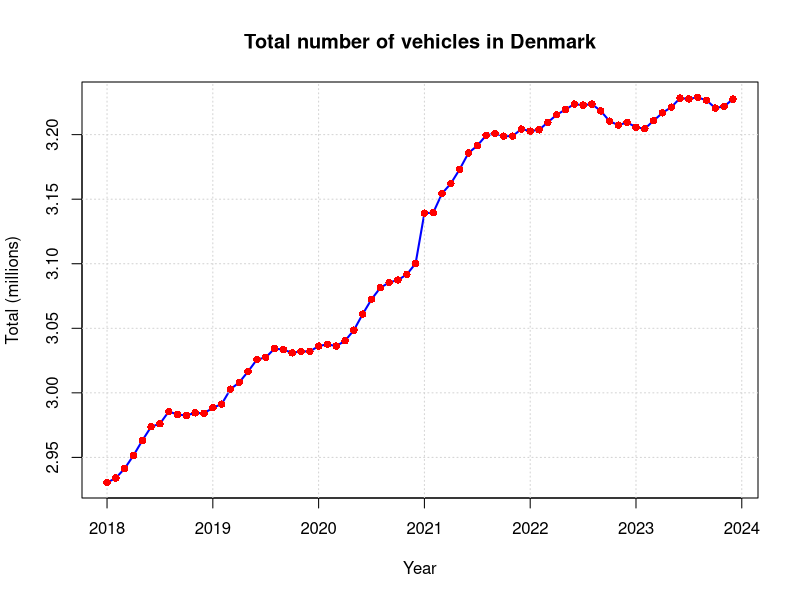
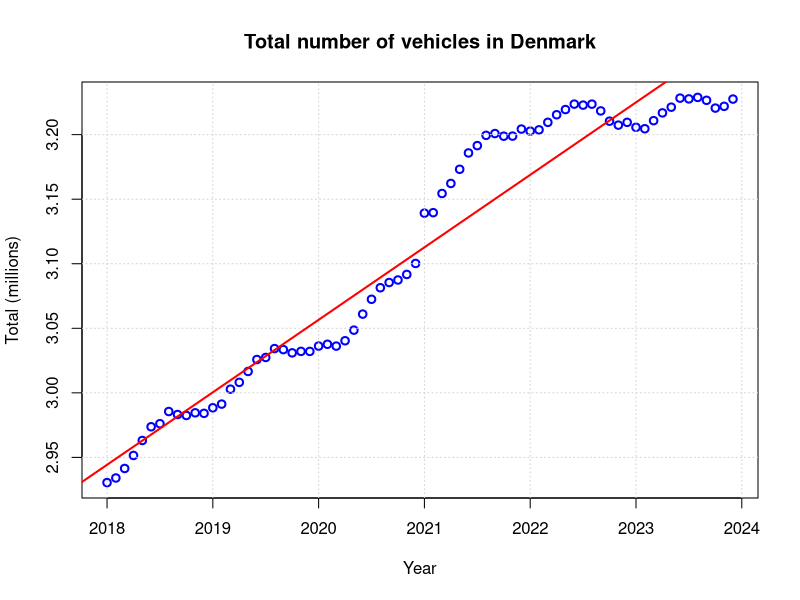
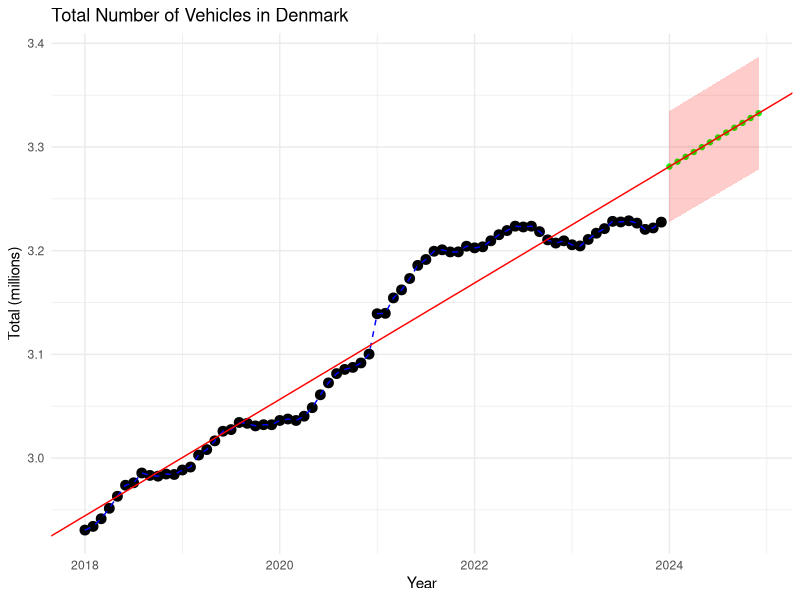
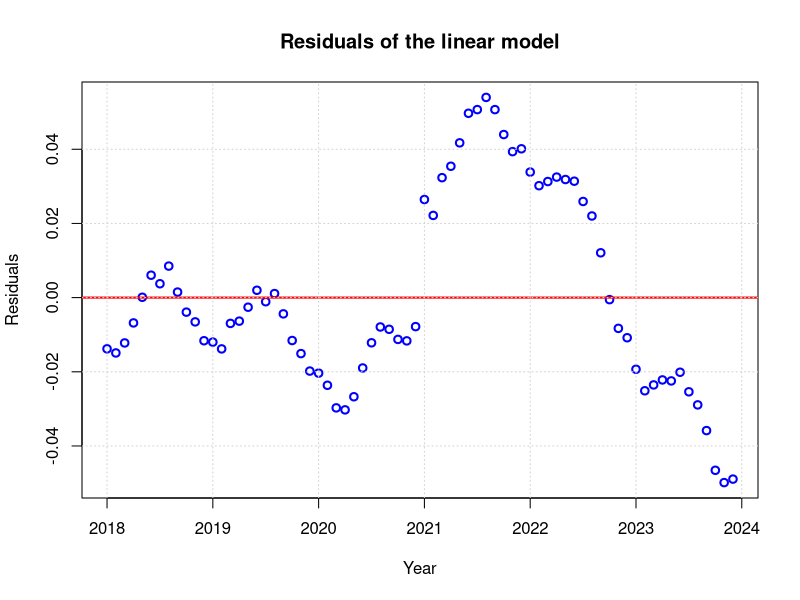
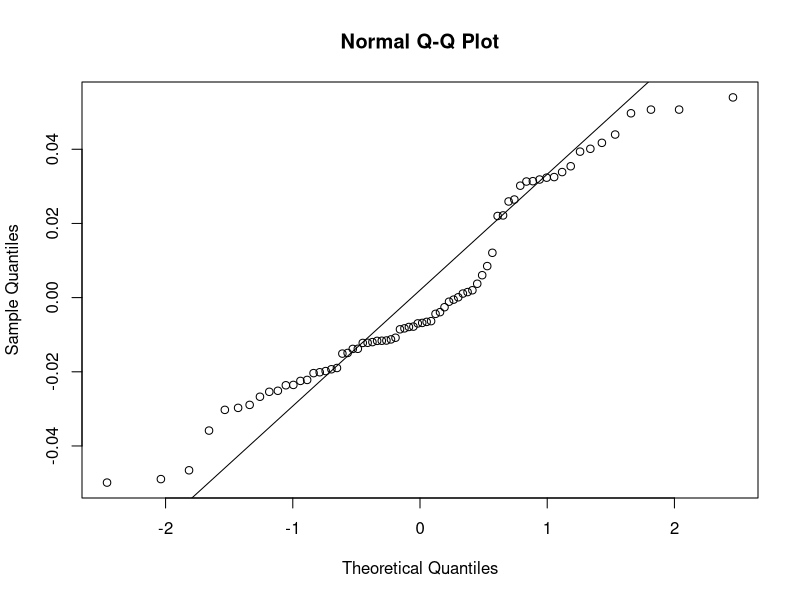
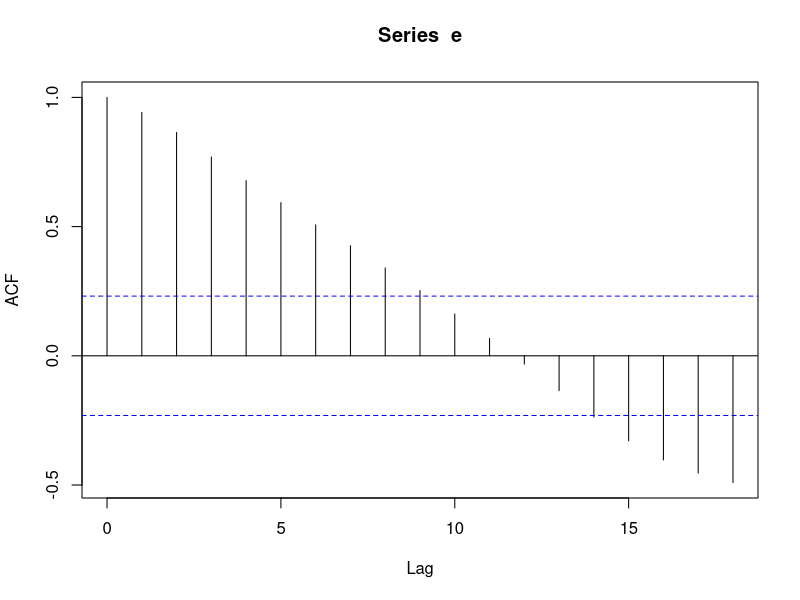

R code for these plots, in order: (Note: this script raises an error after producing the figures.)
### Read training data
#! Perhaps you need to set the working directory!?
#setwd("/home/pbac/g/course02417/2025/assignment1")

#setwd("C:/Users/sofie/OneDrive/Time Series Analysis/02147")
D <- read.csv("DST_BIL54.csv")
str(D)

# See the help
?strftime
D$time <- as.POSIXct(paste0(D$time,"-01"), "%Y-%m-%d", tz="UTC")
D$time
class(D$time)

## Year to month for each of them
D$year <- 1900 + as.POSIXlt(D$time)$year + as.POSIXlt(D$time)$mon / 12

## Make the output variable a floating point (i.e.\ decimal number)
D$total <- as.numeric(D$total) / 1E6

## Divide intro train and test set
teststart <- as.POSIXct("2024-01-01", tz="UTC")
Dtrain <- D[D$time < teststart, ]
Dtest <- D[D$time >= teststart, ]


################################################
# 1 Plot data
################################################


# 1.1 Make an array with train set with the year + month/12
x <- 1900 + as.POSIXlt(Dtrain$time)$year + as.POSIXlt(Dtrain$time)$mon / 12

# plot dtotal with x
plot(x, Dtrain$total, xlab="Year", ylab="Total (millions)", main="Total number of vehicles in Denmark", type="l", col="blue", lwd=2)
grid() # Add grid lines
points(x, Dtrain$total, pch=16, col="red") # Add points to the plot


################################################
# 2 Linear Trend model
################################################

# 2.2 Fit a linear model
fit <- lm(Dtrain$total ~ x)
summary(fit)
# Plot the estimated mean as a line with the observations as points
plot(x, Dtrain$total, xlab="Year", ylab="Total (millions)", main="Total number of vehicles in Denmark", type="p", col="blue", lwd=2)
grid() # Add grid lines
abline(fit, col="red", lwd=2) # Add the fitted line to the plot


# 2.3 Forecast for next 12 months
xnew <- 1900 + as.POSIXlt(Dtest$time)$year + as.POSIXlt(Dtest$time)$mon / 12
pred <- predict(fit, data.frame(x=xnew))

# prediction interval
pred_int <- predict(fit, data.frame(x=xnew), interval = "prediction")
lwr = pred_int[,2]
upr = pred_int[,3]


# 2.4 Plot the forecast

library(ggplot2)

# Create a dataframe for the observations (training data)
df_train <- data.frame(Year = x, Total = Dtrain$total, Type = "Observed")

# Create a dataframe for the predictions
df_pred <- data.frame(Year = xnew, Total = pred, Type = "Predicted")

# Plot
ggplot(data = df_train, aes(x=Year, y = Total)) +
  geom_point(size = 3) + geom_point(data = df_pred, aes(x=Year, y =Total), color = "green") +  # Points for both observed and predicted values
  geom_line(data = df_train, aes(x = Year, y = Total), color = "blue", linetype = "dashed") +  # Line for observed data
  geom_line(data = df_pred, aes(x = Year, y = Total), color = "green") +  # Line for predicted data
  geom_abline(intercept = coef(fit)[1], slope = coef(fit)[2], color = "red") + # line for fit
  geom_ribbon(data = df_pred, aes(x = Year, ymin = lwr, ymax = upr), fill = "red", alpha = 0.2) +
  labs(title = "Total Number of Vehicles in Denmark",
       x = "Year", y = "Total (millions)") +
  #scale_color_manual(values = c("Observed" = "blue", "Predicted" = "green")) +
  theme_minimal()

# 2.5 Investigate the residuals of the model. Are the model assumptions fulfilled?

# Residuals
e <- fit$residuals

# Plot residuals
plot(x, e, xlab = "Year", ylab = "Residuals", main = "Residuals of the linear model", type = "p", col="blue", lwd=2)
abline(h=0, col="red", lwd=2) # Add a horizontal line at 0
grid() # Add grid lines

# qq plot of residuals:
qqnorm(e)
qqline(e)

# ACF plot of residuals
acf(e)

# Assumptions
# - No correlation between residuals (ACF plot)
# - Constant variance of residuals (plot of residuals)
# - Normally distributed residuals (qq plot of residuals)


################################################
# WLS - Local Linear trend model
################################################

# 3.1. Describe the variance-covariance matrix  for the local model and compare it to the variance-covariance matrix of the corresponding global model

# Variance - covariance for global model, all weights are 1 as we value all observations equally
SIGMA <- diag(n)

# Variance-covariance for local model
# Weights are increasing with time as we value recent observations more
lambda = 0.9
weights <- lambda^((n-1):0)

# Create a diagonal matrix with the weights
SIGMA <- diag(n)*1/weights
W = diag(n)*weights


# 3.2 plot the weights vs. time
plot(x,weights, type="l", xlab="Time", ylab="Weights", main="Weights for local model", col="blue", lwd=2)
grid() # Add grid lines

# 3.3 Sum of all lambda weights
sum(weights)

# Sum of weights in OLS model
# 72 (because we have 72 observations all with weight 1)

# 3.4 Estimate and present theta_hat1 and theta_hat2 for the local model with lambda = 0.9

theta_hat <- solve(t(X) %*% W %*% X) %*% t(X) %*% W %*% Dtrain$total
theta_hat

# 3.5. Make a forecast for the next 12 months - i.e., compute predicted values corresponding to the WLS model with λ = 0.9




Xnew <- cbind(1, xnew)
print(Xnew)
pred_local <- Xnew %*% theta_hat


n <- length(e) # number of samples
p <- 2 # Number of parameters

e_wls <- y - yhat_wls
RSS_wls <- t(e_wls)%*%solve(SIGMA)%*%e_wls
sigma2_wls <- as.numeric(RSS_wls/(n - p))
Vmatrix_pred_local <- sigma2 * (1 + (Xnew %*% solve(t(X)%*%solve(SIGMA)%*%X)) %*% t(Xnew) )

# prediction interval
y_pred_lwr_wls <- y_pred_wls - qt(0.975, df=n-1)*sqrt(diag(Vmatrix_pred_local))
y_pred_upr_wls <- y_pred_wls + qt(0.975, df=n-1)*sqrt(diag(Vmatrix_pred_local))


# Create a dataframe for the predictions
df_pred_local <- data.frame(Year = xnew, Total = pred_local, Type = "Predicted")

# Plot
ggplot(data = df_train, aes(x=Year, y = Total)) +
  geom_point(size = 3) + geom_point(data = df_pred, aes(x=Year, y =Total), color = "green") +  # Points for predicted values
  geom_point(data = df_pred_local, aes(x=Year, y =Total), color = "purple") +  # Points predicted values
  geom_line(data = df_train, aes(x = Year, y = Total), color = "blue", linetype = "dashed") +  # Line for observed data
  geom_line(data = df_pred, aes(x = Year, y = Total), color = "green") +  # Line for predicted data
  geom_abline(intercept = coef(fit)[1], slope = coef(fit)[2], color = "red") + # line for fit
  geom_abline(intercept = theta_hat[1], slope = theta_hat[2], color = "purple") + # line for local fit
  geom_ribbon(data = df_pred, aes(x = Year, ymin = lwr, ymax = upr), fill = "red", alpha = 0.2) +
  geom_ribbon(data = df_pred_local, aes(x = Year, ymin = y_pred_lwr_wls, ymax = y_pred_upr_wls), fill = "purple", alpha = 0.2) +
  labs(title = "Total Number of Vehicles in Denmark",
       x = "Year", y = "Total (millions)") +
  #scale_color_manual(values = c("Observed" = "blue", "Predicted" = "green")) +
  theme_minimal()

################################################
# RLS - Recursive least squares
################################################
# 4.2
# Implement the update equations in a for-loop in a computer. Calculate the ˆθt up to time t = 3.

# Initialize
theta_hat <- matrix(0, nrow = 2, ncol = 3)
P <- diag(2)

# Loop
for (t in 1:3) {
  x_t <- matrix(X[t,], ncol = 1)  # Ensure x_t is a column vector
  y_t <- Dtrain$total[t]
  
  # Update
  K <- P %*% x_t / as.numeric(1 + t(x_t) %*% P %*% x_t)
  theta_hat[,t] <- theta_hat[,t] + K * (y_t - as.numeric(t(x_t) %*% theta_hat[,t]))
  P <- P - K %*% t(x_t) %*% P
}
theta_hat

# Do you think it is intuitive to understand the details in the matrix calculations? If yes, give a short explanaition?
# Mangler lidt foklaring her.

# 4.3
# Calculate the estimates of ˆθ_N and compare them to the OLS estimates of θ, are they close? 
theta_hat <- matrix(0, nrow = 2, ncol = n)
P <- diag(2)
theta_hat[,1] <- c(0, 0)  # Initialize the first value
for (t in 2:n) {
  x_t <- matrix(X[t,], ncol = 1)  # Ensure x_t is a column vector
  y_t <- Dtrain$total[t]
  
  # Update
  K <- P %*% x_t / as.numeric(1 + t(x_t) %*% P %*% x_t)
  theta_hat[,t] <- theta_hat[,t-1] + K * (y_t - as.numeric(t(x_t) %*% theta_hat[,t-1]))
  P <- P - K %*% t(x_t) %*% P
}
theta_hat

# Compare to OLS
coef(fit)

# Can you find a way to decrease the difference by modifying some initial values and explain why initial
# values are important to get right?
# Conclusion: The estimates are close, but not the same, you can choose intial values that is close to OLS
# to minimize the burn in period, but even though it does not come close because we maybe see too much difference
# in the evolution of the data. 

# 4.4
# Now implement RLS with forgetting (you just have to multiply with λ at one position in the Rt update)

# Initialize
theta_hat <- matrix(0, nrow = 2, ncol = n)
P <- diag(2)
theta_hat[,1] <- c(-110, 0.056)  # Initialize the first value
lambda <- 0.9
for (t in 2:n) {
  x_t <- matrix(X[t,], ncol = 1)  # Ensure x_t is a column vector
  y_t <- Dtrain$total[t]
  
  # Update
  K <- P %*% x_t / as.numeric(1 + t(x_t) %*% P %*% x_t)
  theta_hat[,t] <- theta_hat[,t-1] + K * (y_t - as.numeric(t(x_t) %*% theta_hat[,t-1]))
  P <- (1/lambda) * (P - K %*% t(x_t) %*% P)
}
# Parameter estimates
theta_hat


rls_with_lambda <- function(X, y, lambda = 0.7, theta_init = c(0, 0)) {
  # Number of observations and features
  n <- nrow(X)  # Number of time steps
  p <- ncol(X)  # Number of parameters
  
  # Store results for different lambda values
  results <- list()

  # Initialize theta and P
  theta_hat <- matrix(0, nrow = p, ncol = n)  # Each column stores theta at time t
  theta_hat[, 1] <- theta_init  # Set initial theta
  P <- diag(p) * 1000  # Large initial value for P to ensure convergence
    
    # Recursive Least Squares loop
  for (t in 2:n) {
      x_t <- matrix(X[t, ], ncol = 1)  # Ensure x_t is a column vector
      y_t <- y[t]  # Output at time t
      
      # Compute gain (K)
      K <- (P %*% x_t) / as.numeric(1 + t(x_t) %*% P %*% x_t)
      
      # Update theta estimate
      theta_hat[, t] <- theta_hat[, t - 1] + K * (y_t - as.numeric(t(x_t) %*% theta_hat[, t - 1]))
      
      # Update covariance matrix with forgetting factor
      P <- (1 / lambda) * (P - K %*% t(x_t) %*% P)
    }
    
    # Store results
    results[[as.character(lambda)]] <- theta_hat
  
  return(results)  # Return all theta estimates
}

# Run the function
theta_estimates1 <- rls_with_lambda(X, Dtrain$total, lambda = 0.7, theta_init = c(0, 0))
theta_estimates2 <- rls_with_lambda(X, Dtrain$total, lambda = 0.99, theta_init = c(0, 0))

# Plot the theta 1 estimates for each lambda value
plot(x, theta_estimates1$`0.7`[1, ], type = "l", xlab = "Time", ylab = "Theta 1 estimates", main = "Theta estimates for different lambda values", col = "blue", lwd = 2)
lines(x, theta_estimates2$`0.99`[1, ], col = "red", lwd = 2)
legend("topright", legend = c("Lambda = 0.7", "Lambda = 0.99"), col = c("blue", "red"), lty = 1, lwd = 2)
# plot the theta 2 estimates for each lambda value
plot(x, theta_estimates1$`0.7`[2, ], type = "l", xlab = "Time", ylab = "Theta 2 estimates", main = "Theta estimates for different lambda values", col = "blue", lwd = 2)
lines(x, theta_estimates2$`0.99`[2, ], col = "red", lwd = 2)
legend("topright", legend = c("Lambda = 0.7", "Lambda = 0.99"), col = c("blue", "red"), lty = 1, lwd = 2)

# 4.5 make one step ahead predictions
# One-step-ahead prediction using theta_estimates1 (lambda = 0.7)
one_step_ahead_pred <- numeric(n)

for (t in 2:n) {
  x_t <- matrix(X[t, ], ncol = 1)  # Ensure x_t is a column vector
  one_step_ahead_pred[t] <- as.numeric(t(theta_estimates1$`0.7`[, t - 1]) %*% x_t)
}

# One-step ahead prediction for lambda = 0.99
one_step_ahead_pred2 <- numeric(n)

for (t in 2:n) {
  x_t <- matrix(X[t, ], ncol = 1)  # Ensure x_t is a column vector
  one_step_ahead_pred2[t] <- as.numeric(t(theta_estimates2$`0.99`[, t - 1]) %*% x_t)
}

# calculate residuals
residuals1 <- Dtrain$total - one_step_ahead_pred
residuals2 <- Dtrain$total - one_step_ahead_pred2

# Determine the range of residuals for auto-scaling
residuals_range <- range(c(residuals1[5:n], residuals2[5:n]))

# Plot residuals from time 5 to n with auto-scaled y-axis
plot(x[5:n], residuals1[5:n], xlab = "Time", ylab = "Residuals", main = "Residuals of the RLS model", type = "p", col = "blue", lwd = 2, ylim = residuals_range)
points(x[5:n], residuals2[5:n], col = "red", lwd = 2)
abline(h = 0, col = "black", lwd = 2)
legend("topright", legend = c("Lambda = 0.7", "Lambda = 0.99"), col = c("blue", "red"), lty = 1, lwd = 2)
grid() # Add grid lines




# plot predictions with original data
# Create a dataframe for the predictions
df_pred_rls1 <- data.frame(Year = x, Total = one_step_ahead_pred, Type = "Predicted")
df_pred_rls2 <- data.frame(Year = x, Total = one_step_ahead_pred2, Type = "Predicted")

# Plot
ggplot(data = df_train, aes(x=Year, y = Total)) +
  geom_point(size = 3) + geom_point(data = df_pred_rls1, aes(x=Year, y =Total), color = "blue") +  # Points for predicted values
  geom_point(data = df_pred_rls2, aes(x=Year, y =Total), color = "red") +  # Points for predicted values
  geom_line(data = df_train, aes(x = Year, y = Total), color = "blue", linetype = "dashed") +  # Line for observed data
  geom_line(data = df_pred_rls1, aes(x = Year, y = Total), color = "blue") +  # Line for predicted data
  geom_line(data = df_pred_rls2, aes(x = Year, y = Total), color = "red") +  # Line for predicted data
  labs(title = "Total Number of Vehicles in Denmark",
       x = "Year", y = "Total (millions)") +
  #scale_color_manual(values = c("Observed" = "blue", "Predicted" = "green")) +
  theme_minimal()
